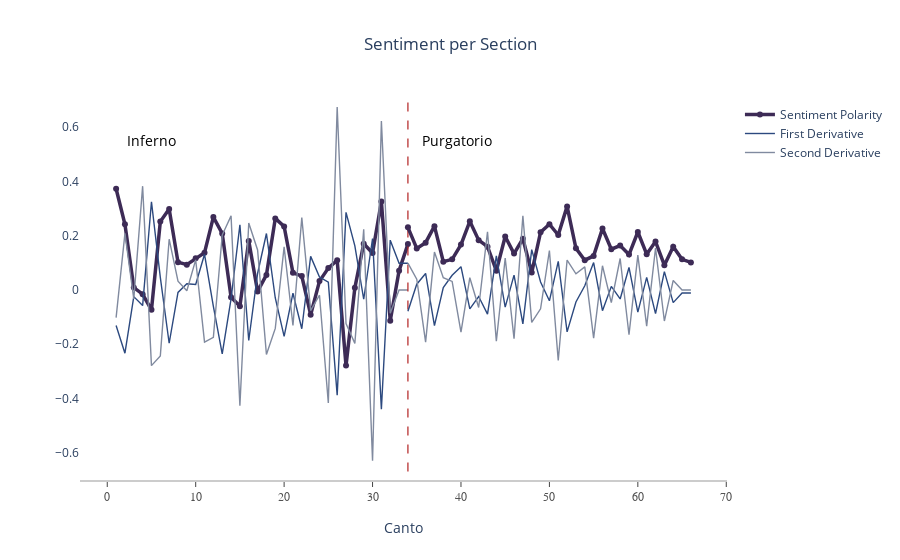

The notebook cell saved with this chart:
### Markdown cell above
# Composite Graph

### Code cell
# Create traces

sentiment_color = 'rgb(61, 43, 86)'
first_derivative_color = 'rgb(44, 73, 127)'
second_derivative_color = 'rgb(128, 138, 159)'

sentiment_width = 3.5
derivative_width = 1.4

fig = go.Figure()
fig.add_trace(
    go.Scatter(x=df_inferno['Canto'], y=df_inferno['Sentiment'],
                    mode='lines+markers',
                    name='Sentiment Polarity',
                    legendgroup="inferno",
                    line=dict(width=sentiment_width,
                             color = sentiment_color))
)
fig.add_trace(
    go.Scatter(x=df_inferno['Canto'], y=df_inferno['FirstDerivative'],
                    mode='lines',
                    name='First Derivative',
                    legendgroup="inferno",
                    line=dict(width=derivative_width, color = first_derivative_color))
)
fig.add_trace(
    go.Scatter(x=df_inferno['Canto'], y=df_inferno['SecondDerivative'],
                    mode='lines', name='Second Derivative',
                    legendgroup="inferno",
                    line=dict(width=derivative_width, color = second_derivative_color))
)

# start purgatorio
fig.add_trace(
    go.Scatter(x=[34, 34], y=[-1, 1],
                    mode='lines',
                    name='Purgatorio Splitter',
                    showlegend=False,
                    line=dict(color='firebrick', width=1.2,
                              dash='dash')
    )
)

fig.add_trace(
    go.Scatter(x=[x + 33 for x in df_purgatorio['Canto']], y=df_purgatorio['Sentiment'],
                    mode='lines+markers',
                    name='Sentiment Polarity - Purgatorio',
                    legendgroup="purgatorio",
                    showlegend=False,
                    line=dict(width=sentiment_width,
                             color = sentiment_color))
)
fig.add_trace(
    go.Scatter(x=[x + 33 for x in df_purgatorio['Canto']], y=df_purgatorio['FirstDerivative'],
                    mode='lines',
                    name='First Derivative',
                    legendgroup="purgatorio",
                   showlegend=False,
                    line=dict(width=derivative_width, color = first_derivative_color))
)
fig.add_trace(
    go.Scatter(x=[x + 33 for x in df_purgatorio['Canto']], y=df_purgatorio['SecondDerivative'],
                    mode='lines', name='Second Derivative',
                    legendgroup="purgatorio",
                    showlegend=False,
                    line=dict(width=derivative_width, color = second_derivative_color))
)


fig.update_layout(
    xaxis=dict(
        title = "Canto",
        showline=True,
        showgrid=False,
        showticklabels=True,
        linecolor='rgb(204, 204, 204)',
        linewidth=2,
        ticks='outside',
        tickfont=dict(
            family='Arial',
            size=12,
            color='rgb(82, 82, 82)',
        ),
    ),
    yaxis=dict(
        showgrid=False,
        range = [-0.7,0.7]
    ),
    showlegend=True,
    plot_bgcolor='white',
    title = dict(
        text = "Sentiment per Section",
        x = 0.5
    ),
    annotations=[
        go.layout.Annotation(
            x=5,
            y=0.55,
            xref="x",
            yref="y",
            text="Inferno",
            showarrow=False,
            arrowhead=7,
            ax=0,
            ay=-40,
            font=dict(
                size=14,
                color="black"
            ),
        ),
        go.layout.Annotation(
            x=39.5,
            y=0.55,
            xref="x",
            yref="y",
            text="Purgatorio",
            showarrow=False,
            arrowhead=7,
            ax=0,
            ay=-40,
            font=dict(
                size=14,
                color="black"
            ),
        )
    ]
)

fig.show()

### Figure 1 — Plotly figure (JSON) as saved in the notebook; plotly's stock layout.template omitted (floating-point values rounded to 4 significant figures)
{"data": [{"legendgroup": "inferno", "line": {"color": "rgb(61, 43, 86)", "width": 3.5}, "mode": "lines+markers", "name": "Sentiment Polarity", "type": "scatter", "x": [1, 2, 3, 4, 5, 6, 7, 8, 9, 10, 11, 12, 13, 14, 15, 16, 17, 18, 19, 20, 21, 22, 23, 24, 25, 26, 27, 28, 29, 30, 31, 32, 33, 34], "y": [0.3729, 0.2419, 0.008963, -0.01548, -0.073, 0.2521, 0.2986, 0.1024, 0.09336, 0.1165, 0.1371, 0.2686, 0.2083, -0.02677, -0.05949, 0.1809, -0.005222, 0.05562, 0.2638, 0.2343, 0.06341, 0.05156, -0.09109, 0.03271, 0.08067, 0.1095, -0.2782, 0.008002, 0.1705, 0.1363, 0.3261, -0.113, 0.07075, 0.1692]}, {"legendgroup": "inferno", "line": {"color": "rgb(44, 73, 127)", "width": 1.4}, "mode": "lines", "name": "First Derivative", "type": "scatter", "x": [1, 2, 3, 4, 5, 6, 7, 8, 9, 10, 11, 12, 13, 14, 15, 16, 17, 18, 19, 20, 21, 22, 23, 24, 25, 26, 27, 28, 29, 30, 31, 32, 33, 34], "y": [-0.131, -0.2329, -0.02444, -0.05752, 0.3251, 0.04651, -0.1962, -0.009023, 0.02318, 0.0206, 0.1315, -0.06033, -0.2351, -0.03271, 0.2404, -0.1861, 0.06084, 0.2082, -0.02945, -0.1709, -0.01185, -0.1426, 0.1238, 0.04796, 0.02883, -0.3877, 0.2862, 0.1625, -0.03413, 0.1898, -0.4391, 0.1837, 0.09842, 0.09842]}, {"legendgroup": "inferno", "line": {"color": "rgb(128, 138, 159)", "width": 1.4}, "mode": "lines", "name": "Second Derivative", "type": "scatter", "x": [1, 2, 3, 4, 5, 6, 7, 8, 9, 10, 11, 12, 13, 14, 15, 16, 17, 18, 19, 20, 21, 22, 23, 24, 25, 26, 27, 28, 29, 30, 31, 32, 33, 34], "y": [-0.1019, 0.2085, -0.03308, 0.3826, -0.2785, -0.2427, 0.1872, 0.0322, -0.002573, 0.1109, -0.1918, -0.1747, 0.2023, 0.2731, -0.4265, 0.247, 0.1473, -0.2376, -0.1415, 0.1591, -0.1308, 0.2664, -0.07584, -0.01913, -0.4166, 0.674, -0.1238, -0.1966, 0.2239, -0.6288, 0.6228, -0.08531, 0, 0]}, {"line": {"color": "firebrick", "dash": "dash", "width": 1.2}, "mode": "lines", "name": "Purgatorio Splitter", "showlegend": false, "type": "scatter", "x": [34, 34], "y": [-1, 1]}, {"legendgroup": "purgatorio", "line": {"color": "rgb(61, 43, 86)", "width": 3.5}, "mode": "lines+markers", "name": "Sentiment Polarity - Purgatorio", "showlegend": false, "type": "scatter", "x": [34, 35, 36, 37, 38, 39, 40, 41, 42, 43, 44, 45, 46, 47, 48, 49, 50, 51, 52, 53, 54, 55, 56, 57, 58, 59, 60, 61, 62, 63, 64, 65, 66], "y": [0.2309, 0.1529, 0.1743, 0.2353, 0.1043, 0.113, 0.1672, 0.253, 0.1837, 0.1596, 0.07099, 0.197, 0.1341, 0.1887, 0.06409, 0.2129, 0.2423, 0.2026, 0.308, 0.1538, 0.1099, 0.1257, 0.2267, 0.1505, 0.1637, 0.1307, 0.2136, 0.1319, 0.1784, 0.09152, 0.1594, 0.1129, 0.1017]}, {"legendgroup": "purgatorio", "line": {"color": "rgb(44, 73, 127)", "width": 1.4}, "mode": "lines", "name": "First Derivative", "showlegend": false, "type": "scatter", "x": [34, 35, 36, 37, 38, 39, 40, 41, 42, 43, 44, 45, 46, 47, 48, 49, 50, 51, 52, 53, 54, 55, 56, 57, 58, 59, 60, 61, 62, 63, 64, 65, 66], "y": [-0.07794, 0.02138, 0.06101, -0.131, 0.008669, 0.05422, 0.08584, -0.06929, -0.02408, -0.08865, 0.126, -0.0629, 0.05464, -0.1246, 0.1488, 0.02943, -0.03972, 0.1054, -0.1542, -0.04395, 0.01581, 0.101, -0.07615, 0.01315, -0.03305, 0.08299, -0.08175, 0.04646, -0.08684, 0.06788, -0.04647, -0.01124, -0.01124]}, {"legendgroup": "purgatorio", "line": {"color": "rgb(128, 138, 159)", "width": 1.4}, "mode": "lines", "name": "Second Derivative", "showlegend": false, "type": "scatter", "x": [34, 35, 36, 37, 38, 39, 40, 41, 42, 43, 44, 45, 46, 47, 48, 49, 50, 51, 52, 53, 54, 55, 56, 57, 58, 59, 60, 61, 62, 63, 64, 65, 66], "y": [0.09932, 0.03963, -0.192, 0.1397, 0.04555, 0.03163, -0.1551, 0.04522, -0.06458, 0.2146, -0.1889, 0.1175, -0.1793, 0.2735, -0.1194, -0.06915, 0.1451, -0.2596, 0.1103, 0.05975, 0.08524, -0.1772, 0.08931, -0.0462, 0.116, -0.1647, 0.1282, -0.1333, 0.1547, -0.1143, 0.03523, 0, 0]}], "layout": {"annotations": [{"arrowhead": 7, "ax": 0, "ay": -40, "font": {"color": "black", "size": 14}, "showarrow": false, "text": "Inferno", "x": 5, "xref": "x", "y": 0.55, "yref": "y"}, {"arrowhead": 7, "ax": 0, "ay": -40, "font": {"color": "black", "size": 14}, "showarrow": false, "text": "Purgatorio", "x": 39.5, "xref": "x", "y": 0.55, "yref": "y"}], "plot_bgcolor": "white", "showlegend": true, "title": {"text": "Sentiment per Section", "x": 0.5}, "xaxis": {"linecolor": "rgb(204, 204, 204)", "linewidth": 2, "showgrid": false, "showline": true, "showticklabels": true, "tickfont": {"color": "rgb(82, 82, 82)", "family": "Arial", "size": 12}, "ticks": "outside", "title": {"text": "Canto"}}, "yaxis": {"range": [-0.7, 0.7], "showgrid": false}}}
